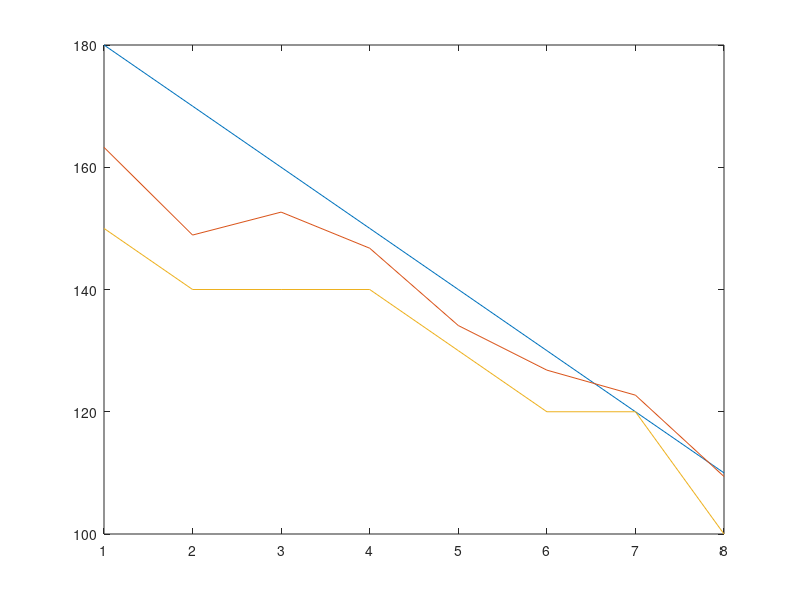

MATLAB code for this plot:
angle =[  88.9416  105.7626   97.3373   92.2469   91.9858   86.9634   82.1066   80.4759   82.7064   81.8557   90.0408];


tension = [ 163.2576  148.9080  152.6630  146.7539  134.1084  126.8103  122.7149  109.4028];


angle_HMM = [   40    80    90    90    90    80    80    80    80    80    80];


tension_HMM = [ 150   140   140   140   130   120   120   100];
 tension_meas = [180 170 160 150 140 130 120 110 ]

x = [ 1 2 3 4 5 6 7 8 ]

plot(x, tension_meas, x, tension, x, tension_HMM)



